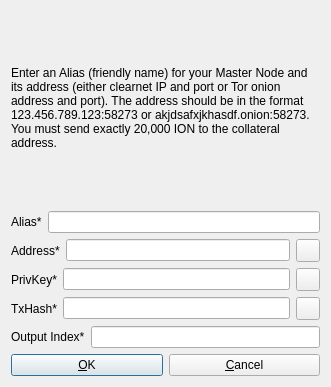
<?xml version="1.0" encoding="UTF-8"?>
<ui version="4.0">
 <class>AddEditAtomNode</class>
 <widget class="QDialog" name="AddEditAtomNode">
  <property name="geometry">
   <rect>
    <x>0</x>
    <y>0</y>
    <width>331</width>
    <height>387</height>
   </rect>
  </property>
  <property name="windowTitle">
   <string>Add/Edit Ion Node</string>
  </property>
  <property name="modal">
   <bool>true</bool>
  </property>
  <layout class="QVBoxLayout" name="verticalLayout">
   <item>
    <widget class="QLabel" name="label_9">
     <property name="sizePolicy">
      <sizepolicy hsizetype="Preferred" vsizetype="Expanding">
       <horstretch>0</horstretch>
       <verstretch>0</verstretch>
      </sizepolicy>
     </property>
     <property name="text">
      <string>&lt;html&gt;&lt;head/&gt;&lt;body&gt;&lt;p&gt;Enter an Alias (friendly name) for your Master Node and its address (either clearnet IP and port or Tor onion address and port). The address should be in the format 123.456.789.123:58273 or akjdsafxjkhasdf.onion:58273. You must send exactly 20,000 ION to the collateral address.&lt;/p&gt;&lt;/body&gt;&lt;/html&gt;</string>
     </property>
     <property name="wordWrap">
      <bool>true</bool>
     </property>
    </widget>
   </item>
   <item>
    <layout class="QHBoxLayout" name="horizontalLayout_4">
     <property name="bottomMargin">
      <number>0</number>
     </property>
     <item>
      <widget class="QLabel" name="label_4">
       <property name="text">
        <string>Alias*</string>
       </property>
      </widget>
     </item>
     <item>
      <widget class="QLineEdit" name="aliasLineEdit"/>
     </item>
    </layout>
   </item>
   <item>
    <layout class="QHBoxLayout" name="horizontalLayout_5">
     <property name="bottomMargin">
      <number>0</number>
     </property>
     <item>
      <widget class="QLabel" name="label_6">
       <property name="text">
        <string>Address*</string>
       </property>
      </widget>
     </item>
     <item>
      <widget class="QLineEdit" name="addressLineEdit"/>
     </item>
     <item>
      <widget class="QToolButton" name="AddEditAddressPasteButton">
       <property name="toolTip">
        <string>Paste address from clipboard</string>
       </property>
       <property name="text">
        <string/>
       </property>
       <property name="icon">
        <iconset resource="../bitcoin.qrc">
         <normaloff>:/icons/editpaste</normaloff>:/icons/editpaste</iconset>
       </property>
       <property name="shortcut">
        <string>Alt+P</string>
       </property>
      </widget>
     </item>
    </layout>
   </item>
   <item>
    <layout class="QHBoxLayout" name="horizontalLayout_3">
     <property name="bottomMargin">
      <number>0</number>
     </property>
     <item>
      <widget class="QLabel" name="label_5">
       <property name="text">
        <string>PrivKey*</string>
       </property>
      </widget>
     </item>
     <item>
      <widget class="QLineEdit" name="privkeyLineEdit"/>
     </item>
     <item>
      <widget class="QToolButton" name="AddEditPrivkeyPasteButton">
       <property name="toolTip">
        <string>Paste address from clipboard</string>
       </property>
       <property name="text">
        <string/>
       </property>
       <property name="icon">
        <iconset resource="../bitcoin.qrc">
         <normaloff>:/icons/editpaste</normaloff>:/icons/editpaste</iconset>
       </property>
       <property name="shortcut">
        <string>Alt+P</string>
       </property>
      </widget>
     </item>
    </layout>
   </item>
   <item>
    <layout class="QHBoxLayout" name="horizontalLayout_2">
     <property name="bottomMargin">
      <number>0</number>
     </property>
     <item>
      <widget class="QLabel" name="label_2">
       <property name="text">
        <string>TxHash*</string>
       </property>
      </widget>
     </item>
     <item>
      <widget class="QLineEdit" name="txhashLineEdit"/>
     </item>
     <item>
      <widget class="QToolButton" name="AddEditTxhashPasteButton">
       <property name="toolTip">
        <string>Paste address from clipboard</string>
       </property>
       <property name="text">
        <string/>
       </property>
       <property name="icon">
        <iconset resource="../bitcoin.qrc">
         <normaloff>:/icons/editpaste</normaloff>:/icons/editpaste</iconset>
       </property>
       <property name="shortcut">
        <string>Alt+P</string>
       </property>
      </widget>
     </item>
    </layout>
   </item>
   <item>
    <layout class="QHBoxLayout" name="horizontalLayout_8">
     <property name="bottomMargin">
      <number>0</number>
     </property>
     <item>
      <widget class="QLabel" name="label_8">
       <property name="text">
        <string>Output Index*</string>
       </property>
      </widget>
     </item>
     <item>
      <widget class="QLineEdit" name="outputindexLineEdit"/>
     </item>
    </layout>
   </item>
   <item>
    <layout class="QHBoxLayout" name="horizontalLayout_Buttons">
     <item>
      <widget class="QPushButton" name="okButton">
       <property name="text">
        <string>&amp;OK</string>
       </property>
      </widget>
     </item>
     <item>
      <widget class="QPushButton" name="cancelButton">
       <property name="text">
        <string>&amp;Cancel</string>
       </property>
       <property name="autoDefault">
        <bool>false</bool>
       </property>
      </widget>
     </item>
    </layout>
   </item>
  </layout>
 </widget>
 <resources>
  <include location="../bitcoin.qrc"/>
 </resources>
 <connections/>
</ui>
